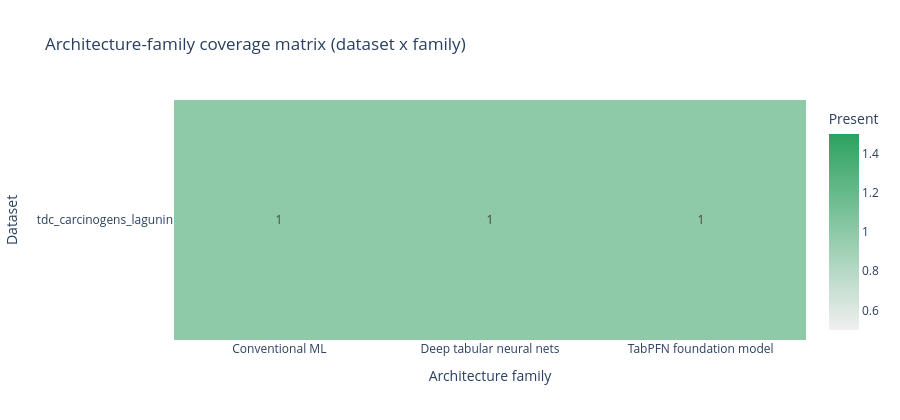

The cell this chart's notebook holds for it:
### Code cell
# Architecture coverage and prediction-diversity diagnostics


def classify_architecture_family(workflow_name, model_name):
    workflow_text = str(workflow_name or "").strip().lower()
    model_text = str(model_name or "").strip().lower()

    if "ensemble" in workflow_text or model_text.startswith("ensemble ("):
        return "Ensemble meta-model"
    if "cfa" in workflow_text or model_text.startswith("cfa ("):
        return "CFA combinatorial fusion"
    if "tabpfn" in workflow_text or "tabpfn" in model_text:
        return "TabPFN foundation model"
    if "chemprop" in workflow_text or "chemprop" in model_text:
        return "Graph neural networks (Chemprop)"
    if "maplight + gnn" in workflow_text or "maplight + gnn" in model_text:
        return "Graph transfer + tabular head"
    if "uni-mol" in workflow_text or "uni-mol" in model_text or "unimol" in model_text:
        return "3D foundation model"
    if "chemml deep learning" in workflow_text or "chemml" in model_text:
        return "Deep tabular neural nets"
    if "tuned conventional" in workflow_text:
        return "Tuned conventional ML"
    if "conventional" in workflow_text:
        return "Conventional ML"
    return "Other / unknown"


def classify_architecture_subfamily(model_name):
    model_text = str(model_name or "").strip().lower()
    if "cmpnn" in model_text:
        return "CMPNN"
    if "attentivefp" in model_text:
        return "AttentiveFP"
    if "d-mpnn" in model_text or "dmpnn" in model_text:
        return "D-MPNN"
    if "maplight + gnn" in model_text:
        return "MapLight + GNN"
    if model_text.startswith("cfa (") or "combinatorial fusion" in model_text:
        return "CFA fusion"
    if "tabpfn" in model_text:
        return "TabPFN"
    if "chemml mlp" in model_text:
        return "ChemML MLP"
    if "catboost" in model_text:
        return "CatBoost-family"
    if "xgboost" in model_text:
        return "XGBoost-family"
    if "random forest" in model_text:
        return "RandomForest-family"
    if "svr" in model_text:
        return "SVR"
    if "elasticnet" in model_text:
        return "ElasticNet-family"
    if model_text.startswith("ensemble ("):
        return "Stacking / averaging"
    return str(model_name or "")


coverage_source = SUMMARY_METRICS.copy()
error_col = pick_column(coverage_source.columns, ["error", "Error"])
if error_col is not None:
    coverage_source = coverage_source.loc[
        coverage_source[error_col].isna()
        | (coverage_source[error_col].astype(str).str.strip() == "")
    ].copy()

if coverage_source.empty:
    display_note("No successful model rows were available for architecture-coverage diagnostics.")
else:
    coverage_source["architecture_family"] = coverage_source.apply(
        lambda row: classify_architecture_family(row.get("workflow", ""), row.get("model", "")),
        axis=1,
    )
    coverage_source["architecture_subfamily"] = coverage_source["model"].apply(classify_architecture_subfamily)

    family_summary = (
        coverage_source.groupby("architecture_family", dropna=False)
        .agg(
            datasets=("dataset", "nunique"),
            models=("model", "nunique"),
            rows=("model", "size"),
            mean_rmse=(RMSE_COL, "mean") if RMSE_COL in coverage_source.columns else ("model", "size"),
        )
        .reset_index()
        .sort_values(["datasets", "rows"], ascending=[False, False])
    )

    display_note("### Architecture Coverage")
    display(family_summary)

    dataset_family_presence = (
        coverage_source.assign(present=1)
        .groupby(["dataset", "architecture_family"], dropna=False)["present"]
        .max()
        .unstack(fill_value=0)
        .sort_index()
    )

    coverage_fraction = dataset_family_presence.mean(axis=1).rename("coverage_fraction").reset_index()
    coverage_fraction = coverage_fraction.sort_values("coverage_fraction", ascending=False)
    display_note("### Per-dataset architecture-family coverage")
    display(coverage_fraction)

    coverage_fig = px.imshow(
        dataset_family_presence,
        aspect="auto",
        color_continuous_scale=[[0.0, "#f0f0f0"], [1.0, "#2ca25f"]],
        labels={"x": "Architecture family", "y": "Dataset", "color": "Present"},
        title="Architecture-family coverage matrix (dataset x family)",
        text_auto=True,
    )
    coverage_fig.update_layout(height=max(420, 45 * len(dataset_family_presence.index)))
    coverage_fig.show()

    if PREDICTIONS is None or PREDICTIONS.empty:
        display_note("No predictions table was found; skipping architecture-diversity diagnostics.")
    else:
        pred_df = PREDICTIONS.copy()
        dataset_col = pick_column(pred_df.columns, ["dataset", "dataset_id", "dataset_name"])
        model_col = pick_column(pred_df.columns, ["model", "Model"])
        predicted_col = pick_column(pred_df.columns, ["predicted", "prediction", "y_pred"])
        split_col = pick_column(pred_df.columns, ["split", "Split"])
        smiles_col = pick_column(pred_df.columns, ["smiles", "SMILES", "canonical_smiles"])
        row_col = pick_column(pred_df.columns, ["row_id", "Row", "index"])

        required = [dataset_col, model_col, predicted_col]
        if any(col is None for col in required):
            display_note("Predictions table is missing dataset/model/prediction columns; skipping diversity diagnostics.")
        else:
            pred_df = pred_df.rename(columns={dataset_col: "dataset", model_col: "model", predicted_col: "predicted"})
            if split_col is not None:
                pred_df = pred_df.rename(columns={split_col: "split"})
                pred_df = pred_df.loc[pred_df["split"].astype(str).str.lower() == "test"].copy()

            if smiles_col is not None:
                pred_df = pred_df.rename(columns={smiles_col: "smiles_key"})
            elif row_col is not None:
                pred_df = pred_df.rename(columns={row_col: "smiles_key"})
            else:
                pred_df["smiles_key"] = pred_df.groupby(["dataset", "model"]).cumcount().astype(str)

            pred_df["predicted"] = pd.to_numeric(pred_df["predicted"], errors="coerce")
            pred_df = pred_df.loc[pred_df["predicted"].notna()].copy()

            diversity_rows = []
            pair_rows = []
            for dataset_name, group in pred_df.groupby("dataset", sort=True):
                wide = group.pivot_table(index="smiles_key", columns="model", values="predicted", aggfunc="mean")
                if wide.shape[1] < 2:
                    continue

                corr = wide.corr(method="spearman")
                if corr.shape[0] < 2:
                    continue

                corr_values = corr.to_numpy(dtype=float)
                tri = np.triu_indices_from(corr_values, k=1)
                pair_corr = corr_values[tri]
                pair_corr = pair_corr[np.isfinite(pair_corr)]
                if pair_corr.size == 0:
                    continue

                abs_corr = np.abs(pair_corr)
                diversity_rows.append(
                    {
                        "dataset": dataset_name,
                        "models_in_pairwise_corr": int(corr.shape[0]),
                        "pair_count": int(pair_corr.size),
                        "mean_abs_spearman": float(np.mean(abs_corr)),
                        "median_abs_spearman": float(np.median(abs_corr)),
                        "max_abs_spearman": float(np.max(abs_corr)),
                        "diversity_index": float(1.0 - np.median(abs_corr)),
                    }
                )

                cols = list(corr.columns)
                for i in range(len(cols)):
                    for j in range(i + 1, len(cols)):
                        value = corr.iat[i, j]
                        if pd.isna(value):
                            continue
                        pair_rows.append(
                            {
                                "dataset": dataset_name,
                                "model_a": str(cols[i]),
                                "model_b": str(cols[j]),
                                "spearman": float(value),
                                "abs_spearman": float(abs(value)),
                            }
                        )

            if not diversity_rows:
                display_note("Prediction diversity diagnostics could not be computed (insufficient aligned test predictions).")
            else:
                diversity_df = pd.DataFrame(diversity_rows).sort_values("diversity_index", ascending=False).reset_index(drop=True)
                display_note("### Prediction Diversity Across Architectures")
                display(diversity_df)

                diversity_fig = px.bar(
                    diversity_df.sort_values("diversity_index", ascending=True),
                    x="dataset",
                    y="diversity_index",
                    hover_data=["models_in_pairwise_corr", "median_abs_spearman", "max_abs_spearman"],
                    title="Architecture diversity index by dataset (1 - median |Spearman|)",
                )
                diversity_fig.update_layout(yaxis_title="Diversity index (higher is better)", xaxis_title="Dataset")
                diversity_fig.show()

                if pair_rows:
                    pair_df = pd.DataFrame(pair_rows)
                    pair_df["pair"] = pair_df.apply(
                        lambda row: " / ".join(sorted([str(row["model_a"]), str(row["model_b"])])),
                        axis=1,
                    )
                    pair_summary = (
                        pair_df.groupby("pair", dropna=False)
                        .agg(
                            datasets=("dataset", "nunique"),
                            mean_abs_spearman=("abs_spearman", "mean"),
                            median_abs_spearman=("abs_spearman", "median"),
                            max_abs_spearman=("abs_spearman", "max"),
                        )
                        .reset_index()
                        .sort_values(["mean_abs_spearman", "datasets"], ascending=[False, False])
                    )
                    display_note("### Most redundant model pairs (cross-dataset)")
                    display(pair_summary.head(20))

### Figure 1 — Plotly figure (JSON) as saved in the notebook; plotly's stock layout.template omitted (floating-point values rounded to 4 significant figures)
{"data": [{"coloraxis": "coloraxis", "hovertemplate": "Architecture family: %{x}<br>Dataset: %{y}<br>Present: %{z}<extra></extra>", "name": "0", "texttemplate": "%{z}", "type": "heatmap", "x": ["Conventional ML", "Deep tabular neural nets", "TabPFN foundation model"], "xaxis": "x", "y": ["tdc_carcinogens_lagunin"], "yaxis": "y", "z": [[1, 1, 1]]}], "layout": {"coloraxis": {"colorbar": {"title": {"text": "Present"}}, "colorscale": [[0, "#f0f0f0"], [1, "#2ca25f"]]}, "height": 420, "title": {"text": "Architecture-family coverage matrix (dataset x family)"}, "xaxis": {"anchor": "y", "domain": [0, 1], "title": {"text": "Architecture family"}}, "yaxis": {"anchor": "x", "autorange": "reversed", "domain": [0, 1], "title": {"text": "Dataset"}}}}
